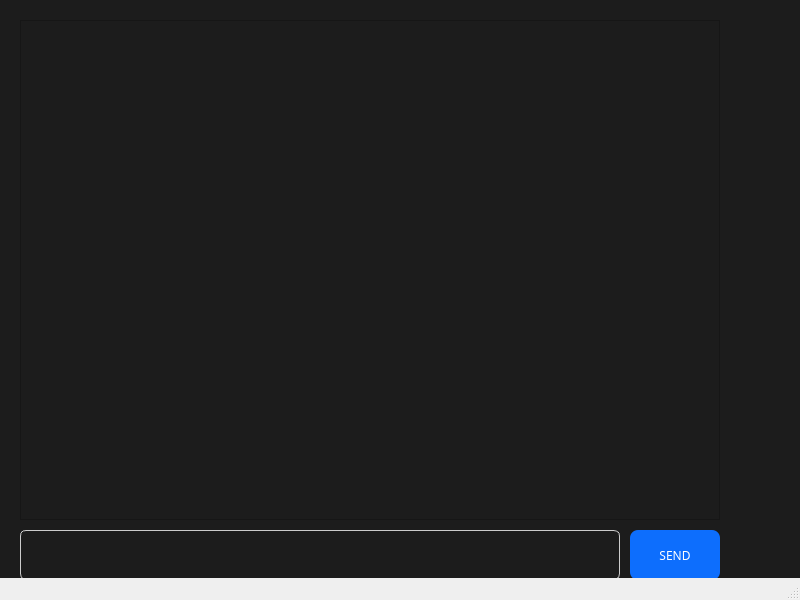
<?xml version="1.0" encoding="UTF-8"?>
<ui version="4.0">
 <class>MainWindow</class>
 <widget class="QMainWindow" name="MainWindow">
  <property name="geometry">
   <rect>
    <x>0</x>
    <y>0</y>
    <width>800</width>
    <height>600</height>
   </rect>
  </property>
  <property name="font">
   <font>
    <family>0xProto Nerd Font</family>
   </font>
  </property>
  <property name="windowTitle">
   <string>MainWindow</string>
  </property>
  <widget class="QWidget" name="centralwidget">
   <property name="font">
    <font>
     <family>0xProto Nerd Font</family>
    </font>
   </property>
   <property name="styleSheet">
    <string notr="true">background-color: rgb(28, 28, 28);</string>
   </property>
   <widget class="QScrollArea" name="scrollArea">
    <property name="geometry">
     <rect>
      <x>20</x>
      <y>20</y>
      <width>700</width>
      <height>500</height>
     </rect>
    </property>
    <property name="widgetResizable">
     <bool>true</bool>
    </property>
    <widget class="QWidget" name="scrollAreaWidgetContents">
     <property name="geometry">
      <rect>
       <x>0</x>
       <y>0</y>
       <width>698</width>
       <height>498</height>
      </rect>
     </property>
     <layout class="QVBoxLayout" name="verticalLayout">
      <item>
       <widget class="QWidget" name="chatContainerWidget" native="true"/>
      </item>
     </layout>
    </widget>
   </widget>
   <widget class="QTextEdit" name="inputTextEdit">
    <property name="geometry">
     <rect>
      <x>20</x>
      <y>530</y>
      <width>600</width>
      <height>50</height>
     </rect>
    </property>
    <property name="sizePolicy">
     <sizepolicy hsizetype="Expanding" vsizetype="Fixed">
      <horstretch>0</horstretch>
      <verstretch>0</verstretch>
     </sizepolicy>
    </property>
    <property name="styleSheet">
     <string notr="true">QTextEdit {
    border: 1px solid #ccc;
    border-radius: 6px;
    padding: 6px;
}
</string>
    </property>
   </widget>
   <widget class="QPushButton" name="sendButton">
    <property name="geometry">
     <rect>
      <x>630</x>
      <y>530</y>
      <width>90</width>
      <height>50</height>
     </rect>
    </property>
    <property name="styleSheet">
     <string notr="true">QPushButton {
  background-color: #0d6efd;
  color: white;
  padding: 8px 16px;
  border-radius: 8px;
}
QPushButton:hover {
  background-color: #0b5ed7;
}
</string>
    </property>
    <property name="text">
     <string>SEND</string>
    </property>
   </widget>
  </widget>
  <widget class="QMenuBar" name="menubar">
   <property name="geometry">
    <rect>
     <x>0</x>
     <y>0</y>
     <width>800</width>
     <height>19</height>
    </rect>
   </property>
  </widget>
  <widget class="QStatusBar" name="statusbar"/>
 </widget>
 <resources/>
 <connections/>
</ui>
